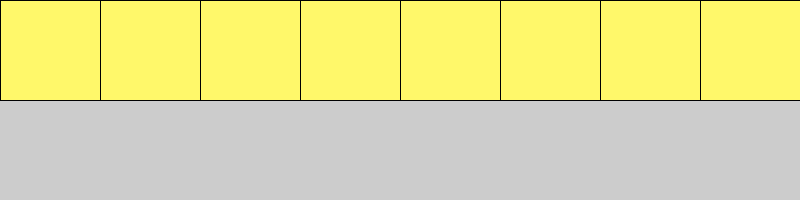
Frame 1 (no input)
Frame 60 (the mouse pressed at the canvas centre just before this capture): identical to frame 1, image omitted
Frame 120 (the mouse held since frame 60 and released just before this capture): identical to frame 1, image omitted

The Processing sketch that drew this single still picture (run headless with seeded random() and noise(); from frame 60 on, the mouse is pressed at the canvas centre):

// Processing sketch: week04_2
// ── week04_2.pde
//week04-2 好玩的程式設計 Processing for(迴圈)+if(判斷)
//Ctrl+N 可開啟新的視窗來寫程式
void setup(){//設定的函式
  size(800,200);//視窗大小800x200
}
void draw(){//畫圖的函式
  for (int x=0 ; x<800 ; x += 100){//for(迴圈)
    //Tool-色彩選擇器,可以選擇你要的色彩,再Copy複製,再Ctrl-V貼
    //下面的if 是判斷 mouse的X座標是否夾在 x...x+100 中間
    if(x<mouseX && mouseX < x+100) fill(#527FFF);//設定天藍色
    else fill(#FFF86A);//否則填充淡黃色
    rect( x, 0, 100, 100);
  }
}
